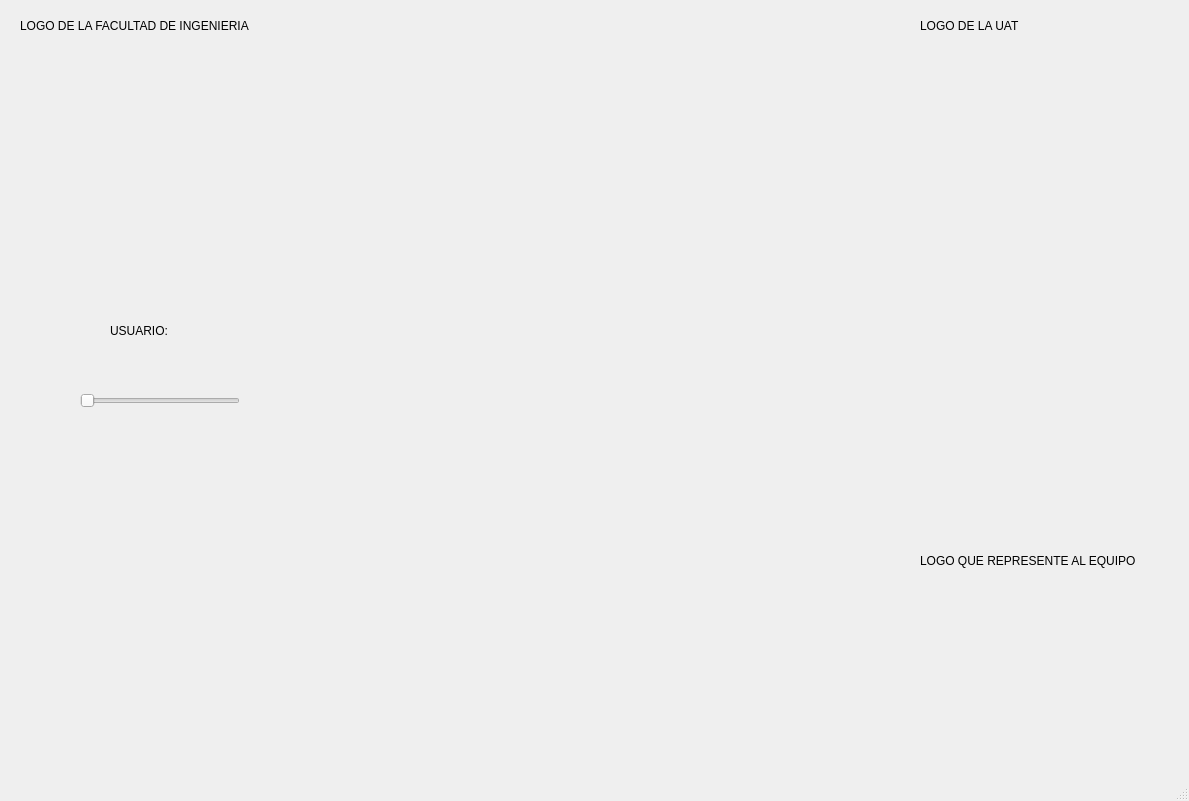
<?xml version="1.0" encoding="UTF-8"?>
<ui version="4.0">
 <class>MainWindow</class>
 <widget class="QMainWindow" name="MainWindow">
  <property name="geometry">
   <rect>
    <x>0</x>
    <y>0</y>
    <width>1189</width>
    <height>801</height>
   </rect>
  </property>
  <property name="windowTitle">
   <string>MainWindow</string>
  </property>
  <widget class="QWidget" name="centralwidget">
   <widget class="QLabel" name="label_2">
    <property name="geometry">
     <rect>
      <x>920</x>
      <y>10</y>
      <width>141</width>
      <height>31</height>
     </rect>
    </property>
    <property name="text">
     <string>LOGO DE LA UAT</string>
    </property>
   </widget>
   <widget class="QLabel" name="label_3">
    <property name="geometry">
     <rect>
      <x>920</x>
      <y>540</y>
      <width>221</width>
      <height>41</height>
     </rect>
    </property>
    <property name="text">
     <string>LOGO QUE REPRESENTE AL EQUIPO</string>
    </property>
   </widget>
   <widget class="QLabel" name="label_6">
    <property name="geometry">
     <rect>
      <x>20</x>
      <y>10</y>
      <width>251</width>
      <height>31</height>
     </rect>
    </property>
    <property name="text">
     <string>LOGO DE LA FACULTAD DE INGENIERIA</string>
    </property>
   </widget>
   <widget class="QLabel" name="label_7">
    <property name="geometry">
     <rect>
      <x>110</x>
      <y>320</y>
      <width>121</width>
      <height>21</height>
     </rect>
    </property>
    <property name="text">
     <string>USUARIO:</string>
    </property>
   </widget>
   <widget class="QSlider" name="hs_personas">
    <property name="geometry">
     <rect>
      <x>80</x>
      <y>390</y>
      <width>160</width>
      <height>22</height>
     </rect>
    </property>
    <property name="orientation">
     <enum>Qt::Horizontal</enum>
    </property>
   </widget>
   <widget class="QLabel" name="img_persona">
    <property name="geometry">
     <rect>
      <x>300</x>
      <y>160</y>
      <width>481</width>
      <height>451</height>
     </rect>
    </property>
    <property name="styleSheet">
     <string notr="true">border-image: url(:/variados/badillo .png);</string>
    </property>
    <property name="text">
     <string>&lt;html&gt;&lt;head/&gt;&lt;body&gt;&lt;p&gt;&lt;br/&gt;&lt;/p&gt;&lt;/body&gt;&lt;/html&gt;</string>
    </property>
    <property name="scaledContents">
     <bool>true</bool>
    </property>
   </widget>
   <widget class="QLabel" name="label_5">
    <property name="geometry">
     <rect>
      <x>910</x>
      <y>570</y>
      <width>241</width>
      <height>161</height>
     </rect>
    </property>
    <property name="styleSheet">
     <string notr="true">border-image: url(:/variados/logo_equipo.jpg);</string>
    </property>
    <property name="text">
     <string/>
    </property>
    <property name="pixmap">
     <pixmap resource="../Recursos.qrc">:/meme/Imagen/logo_equipo.jpg</pixmap>
    </property>
    <property name="scaledContents">
     <bool>true</bool>
    </property>
   </widget>
   <widget class="QLabel" name="label_4">
    <property name="geometry">
     <rect>
      <x>850</x>
      <y>60</y>
      <width>271</width>
      <height>131</height>
     </rect>
    </property>
    <property name="styleSheet">
     <string notr="true">border-image: url(:/variados/uat-logo.jpg);</string>
    </property>
    <property name="text">
     <string/>
    </property>
    <property name="pixmap">
     <pixmap resource="../Recursos.qrc">:/meme/Imagen/uat-logo.jpg</pixmap>
    </property>
    <property name="scaledContents">
     <bool>true</bool>
    </property>
   </widget>
   <widget class="QLabel" name="label">
    <property name="geometry">
     <rect>
      <x>20</x>
      <y>60</y>
      <width>251</width>
      <height>131</height>
     </rect>
    </property>
    <property name="styleSheet">
     <string notr="true">border-image: url(:/meme/fians.jpg);</string>
    </property>
    <property name="text">
     <string/>
    </property>
    <property name="pixmap">
     <pixmap resource="../Recursos.qrc">:/meme/Imagen/fians.jpg</pixmap>
    </property>
    <property name="scaledContents">
     <bool>true</bool>
    </property>
   </widget>
  </widget>
  <widget class="QMenuBar" name="menubar">
   <property name="geometry">
    <rect>
     <x>0</x>
     <y>0</y>
     <width>1189</width>
     <height>21</height>
    </rect>
   </property>
  </widget>
  <widget class="QStatusBar" name="statusbar"/>
 </widget>
 <resources>
  <include location="../Recursos.qrc"/>
 </resources>
 <connections/>
</ui>
